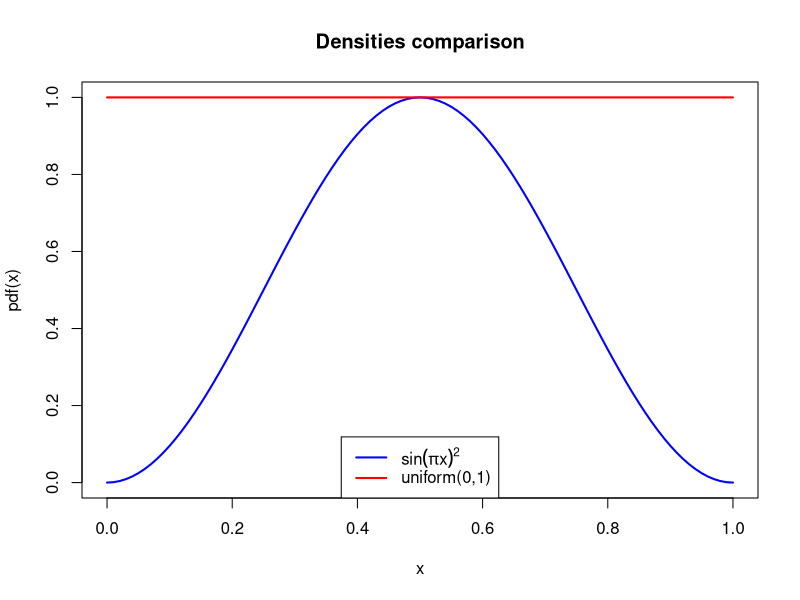
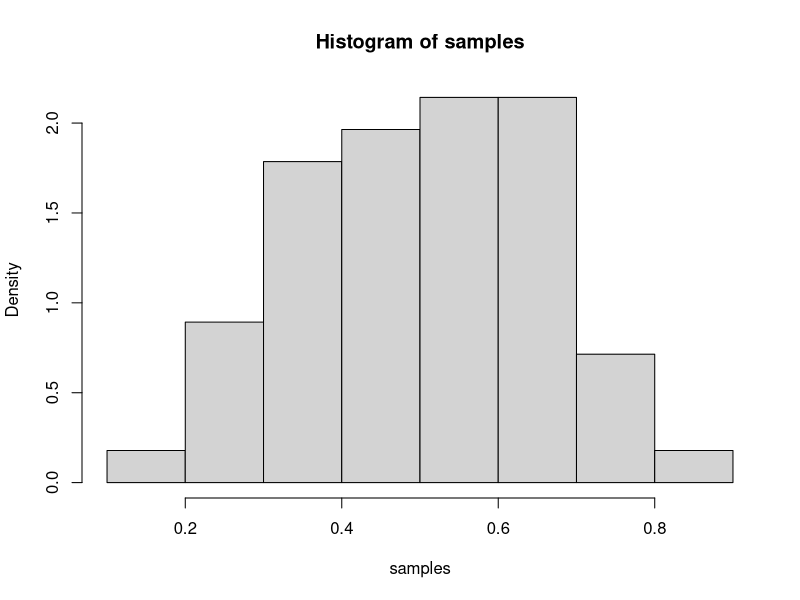

Reproduce these figures in R, in order.
## ---- chunk 1
1 - pnorm(5)                  # gives 2.866516e-07
## Naive method (Monte Carlo)
set.seed(1)
mySample <- 100000
x <- rnorm(n=mySample)
# pHat is a bernoulli proportion
pHat <- sum(x>5)/length(x)
# to calculate the variance, 
# use p(1-p)/number of trials
sdPHat <- sqrt(pHat*(1-pHat)/length(x)) # gives 0
## ---- chunk 2
set.seed(1)
y <- rnorm(n=mySample, mean=5)
h <- dnorm(y, mean=0)/dnorm(y, mean=5) * I(y>5)
mean(h)                       # gives 2.865596e-07
sd(h)/sqrt(length(h))         # gives 2.157211e-09
## ---- chunk 3
set.seed(1)
y <- rnorm(n=mySample, mean=100)
h <- dnorm(y, mean=0)/dnorm(y, mean=100) * I(y>100)
(mean(h))                       
# versus 2.865596e-07 (u>5)
(sd(h)/sqrt(length(h)))        
# versus 2.157211e-09 (u>5)
## ---- chunk 4
# density function for f(x)
densFun <- function(x) { 
  return(sin(pi*x)^2)
}
x <- seq(0, 1, 10^-2)
## ---- chunk 5
plot(x, densFun(x), 
     xlab = "x", ylab = "pdf(x)",
     type = "l", lty = 1, lwd = 2, col = "blue",
     main = "Densities comparison")
lines(x, dunif(x, 0, 1), lwd = 2, col="red")
legend('bottom',
       c(expression(sin(pi*x)^2), "uniform(0,1)"), 
       lty = 1, lwd = 2, col = c("blue", "red"))
## ---- chunk 6
numSim=10^2
samples = NULL
for (i in 1:numSim) {
  # get a uniform proposal
  proposal <- runif(1) 
  # calculate the ratio
  densRat <- densFun(proposal)/dunif(proposal)  
  #accept the sample with p=densRat
  if ( runif(1) < densRat ){ 
    #fill our vector with accepted samples
    samples <- c(samples, proposal) 
  }
}
## ---- chunk 7
hist(samples, freq=FALSE) #construct density hist
print(paste("Acceptance Ratio:", length(samples)/numSim))
